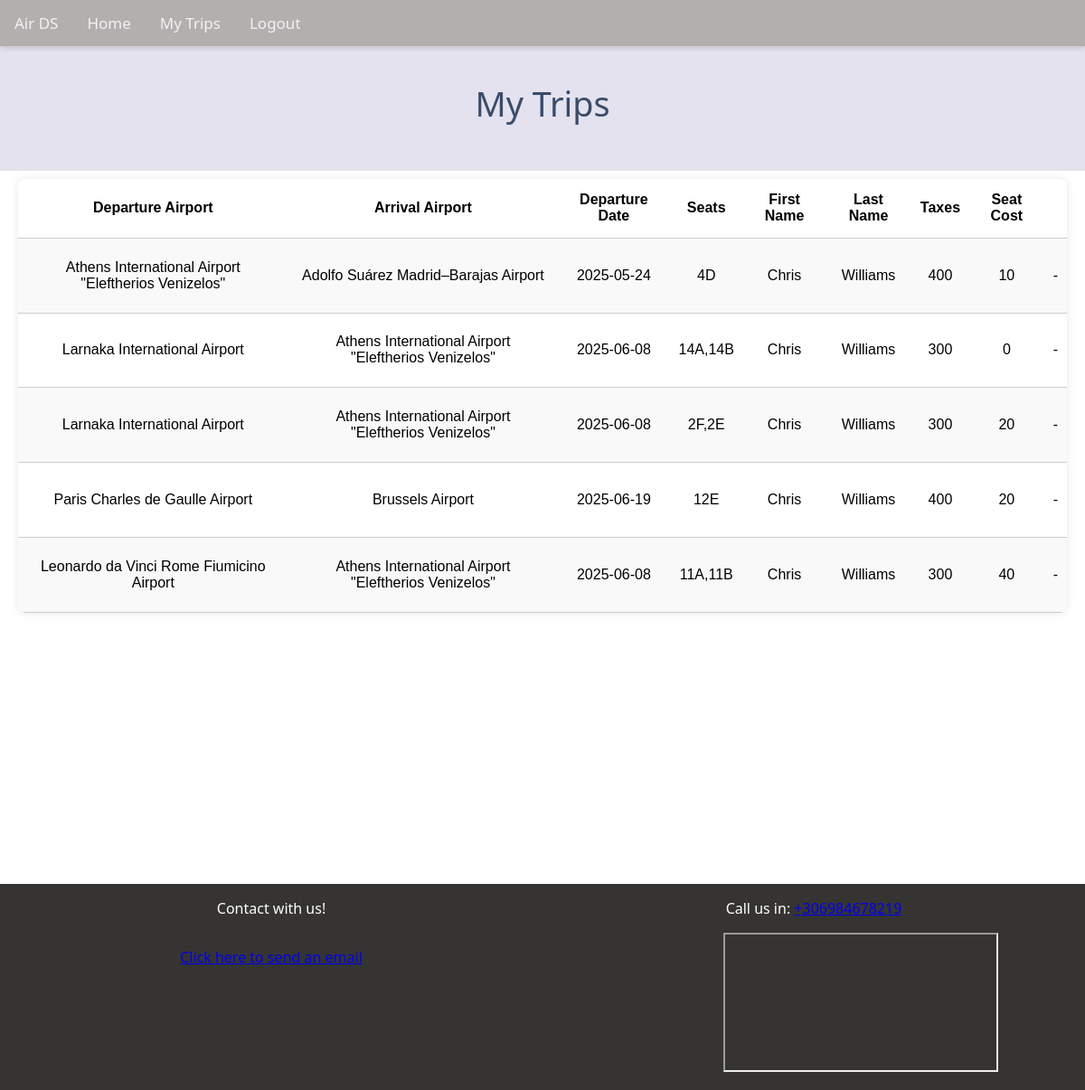
The page /MyTrips.php (signed in) on the database its author committed.
### tables this page shows
CREATE TABLE `reservations` (
  `departure_airport` varchar(70) NOT NULL,
  `arrival_airport` varchar(70) NOT NULL,
  `departure_date` date NOT NULL,
  `seats` varchar(20) NOT NULL,
  `first_name` varchar(20) NOT NULL,
  `last_name` varchar(20) NOT NULL,
  `taxes` int(5) NOT NULL,
  `seat_cost` float NOT NULL,
  `res_id` int(11) NOT NULL
);

### MyTrips.php (the view, shortened to what this page needs)
<!DOCTYPE html>
<html>
    <?php
      $servername = "mysql:host=localhost;dbname=air_ds";
      $username = "root";
      $password = "";
      $username1 = $_COOKIE['username'];
      try
      {
        $conn = new PDO($servername, $username, $password);
        $conn->setAttribute(PDO::ATTR_ERRMODE, PDO::ERRMODE_EXCEPTION);
        $stmt1 = $conn->prepare("SELECT first_name FROM users WHERE username = :fname");
        $stmt1->execute(['fname' => $username1]);
        $fName = $stmt1->fetchAll(PDO::FETCH_ASSOC);
        $stmt2 = $conn->prepare("SELECT last_name FROM users WHERE username = :fname");
        $stmt2->execute(['fname' => $username1]);
        $lName = $stmt2->fetchAll(PDO::FETCH_ASSOC);
        $stmt = $conn->prepare("SELECT * FROM reservations WHERE first_name = :fname AND last_name = :lname");
        $stmt->execute(['fname' => $fName[0]['first_name'], 'lname' => $lName[0]['last_name']]);
        $result = $stmt->fetchAll(PDO::FETCH_ASSOC);
      }
      catch(PDOException $e)
      {
          echo "Failed " .$e->getMessage();
      }
    ?>
    <head>
        <link rel="stylesheet" href="Air.css?v=4">
    </head>
    <body class = "trips">
      <div class = "barmenu">
        <a href = "">Air DS</a>
        <div id = "myLinks">
          <a href = "Home.php">Home</a>
          <a href = "MyTrips.php">My Trips</a>
          <?php
            $username = isset($_COOKIE["username"]) ? $_COOKIE["username"] : null;
          ?>
          <div id="user_status">
            <?php if ($username): ?>
              <a href = "Logout.php">Logout</a>
            <?php else: ?>
              <a href = "LoginForm.php">Login</a>
            <?php endif; ?>
          </div>
        </div>
      </div>
      <?php if (count($result)=="0"):?>
        <p class = "trips">You have no trips yet!</p>
      <?php else: ?>
        <p class = "title">My Trips</p>
        <div class = "page-wrapper">
          <main class="content-area" style="overflow-x: auto;">
            <table class = "table">
                <tr>
                  <th>Departure Airport</th>
                  <th>Arrival Airport</th>
                  <th>Departure Date</th>
                  <th>Seats</th>
                  <th>First Name</th>
                  <th>Last Name</th>
                  <th>Taxes</th>
                  <th>Seat Cost</th>
                  <th></th>
                </tr>
                <?php foreach ($result as $row): ?>
                  <tr>
                    <td><?php echo htmlspecialchars($row['departure_airport']); ?></td>
                    <td><?php echo htmlspecialchars($row['arrival_airport']); ?></td>
                    <td><?php echo htmlspecialchars($row['departure_date']); ?></td>
                    <td><?php echo htmlspecialchars($row['seats']); ?></td>
                    <td><?php echo htmlspecialchars($row['first_name']); ?></td>
                    <td><?php echo htmlspecialchars($row['last_name']); ?></td>
                    <td><?php echo htmlspecialchars($row['taxes']); ?></td>
                    <td><?php echo htmlspecialchars($row['seat_cost']); ?></td>
                    <?php
                      $today = new DateTime();
                      $flightDate = new DateTime($row['departure_date']);
                      $interval = $today->diff($flightDate);
                      if ($interval->days >= 30 && $flightDate > $today):?>
                        <td><button style = "font-size: 12px; padding: 5px 10px;" onclick = "Cancel_Res(<?php echo $row['res_id']; ?>)" data-id="<?php echo $row['res_id']; ?>">Cancel</button></td>
                      <?php else: ?>
                        <td><p>-</p></td>
                      <?php endif; ?>
                  </tr>
                <?php endforeach; ?>
            </table>
          </main>
        </div>
      <?php endif; ?>
    </body>
    <?php if(count($result)=="0"): ?>
    <footer class = "FT">
        <p>Contact with us!</p>
        <p>Call us in: <a href="tel:+306984678219">+306984678219</a></p>
        <p><a href="mailto:ntinal039@gmail.com">Click here to send an email</a></p>
        <iframe src="https://www.google.com/maps/embed?pb=!1m18!1m12!1m3!1d108201.22406226683!2d23.83271057488469!3d37.91833300345378!2m3!1f0!2f0!3f0!3m2!1i1024!2i768!4f13.1!3m3!1m2!1s0x14a1901ad9e75c61%3A0x38b215df0aeeb3aa!2zzpTOuc61zrjOvc6uz4IgzpHOtc-Bzr_Ou865zrzOrc69zrHPgiDOkc64zrfOvc-Ozr0gzpXOu861z4XOuM6tz4HOuc6_z4IgzpLOtc69zrnOts6tzrvOv8-C!5e0!3m2!1sel!2sgr!4v1744274823333!5m2!1sel!2sgr"></iframe>
    </footer>
    <?php else: ?>
        <footer>
            <p>Contact with us!</p>
            <p>Call us in: <a href="tel:+306984678219">+306984678219</a></p>
            <p><a href="mailto:ntinal039@gmail.com">Click here to send an email</a></p>
            <iframe src="https://www.google.com/maps/embed?pb=!1m18!1m12!1m3!1d108201.22406226683!2d23.83271057488469!3d37.91833300345378!2m3!1f0!2f0!3f0!3m2!1i1024!2i768!4f13.1!3m3!1m2!1s0x14a1901ad9e75c61%3A0x38b215df0aeeb3aa!2zzpTOuc61zrjOvc6uz4IgzpHOtc-Bzr_Ou865zrzOrc69zrHPgiDOkc64zrfOvc-Ozr0gzpXOu861z4XOuM6tz4HOuc6_z4IgzpLOtc69zrnOts6tzrvOv8-C!5e0!3m2!1sel!2sgr!4v1744274823333!5m2!1sel!2sgr"></iframe>
        </footer>
    <?php endif; ?>
</html>

### Air.css (style rules this page uses)
body { font-family:'Segoe UI', Tahoma, Geneva, Verdana, sans-serif; padding: 0px; margin: 0px; width: 100%; background: linear-gradient(rgba(255, 255, 255, 0.5), rgba(255, 255, 255, 0.5)),url("https://www.aftodioikisi.gr/wp-content/uploads/2019/03/Aeroplano-geniko-lefko-b.jpg"); background-size: cover; background-repeat: no-repeat; background-position: center; background-attachment: fixed; }
@media (min-width: 600px) { .barmenu { overflow: hidden; background-color: #b3afaf; padding: 0px; margin: 0px; box-shadow: 0 2px 6px rgba(0, 0, 0, 0.15); } }
@media (min-width: 600px) { .barmenu a { float: left; color: #f2f2f2; text-align: center; padding: 14px 16px; text-decoration: none; font-size: 17px; transition: background-color 0.3s ease, color 0.3s ease, transform 0.2s ease; border-radius: 4px; } }
@media (min-width: 600px) { footer { display: grid; grid-template-columns: 1fr 1fr; text-align: center; } }
@media (min-width: 600px) { iframe { margin-left: 200px; margin-right: 20px; } }
footer { background-color: rgb(53, 52, 50); padding: 0px; color: white; bottom: 0; padding-bottom : 20px; width: 100%; }
table { width: 100%; border-collapse: collapse; text-align: center; font-family: Arial, sans-serif; box-shadow: 0 2px 8px rgba(0, 0, 0, 0.1); overflow: hidden; border-radius: 8px; background-color: #e3e2ee; }
table th, table td { padding: 12px 15px; border-bottom: 1px solid #e0e0e0; }
table tr:nth-child(even) { background-color: #f9f9f9; }
p.title { text-align: center; font-size: 1cm; background-color: #e3e2ee; color:rgb(58, 76, 105); padding: 0; position: relative; }
body.trips { width: 100%; }
p.title::before { content: ''; position: absolute; top: -40px; left: 0; right: 0; height: 60px; background-color: #e3e2ee; z-index: -1; }
p.title::after { content: ''; position: absolute; top: 40px; left: 0; right: 0; height: 60px; background-color: #e3e2ee; z-index: -1; }
html, body { height: 100%; margin: 0; }
.page-wrapper { display: flex; flex-direction: column; min-height: 100vh; }
.content-area { flex: 1; padding: 20px; }
table { width: 100%; border-collapse: collapse; min-height: 60vh; background-color: white; box-shadow: 0 0 10px rgba(0,0,0,0.1); }
table th, table td { padding: 10px; text-align: center; border-bottom: 1px solid #ccc; }

### rows shown on the page
reservations: departure_airport "Athens International Airport \"Eleftherios Venizelos\"", arrival_airport "Adolfo Suárez Madrid–Barajas Airport", departure_date "2025-05-24", seats "4D", first_name "Chris", last_name "Williams", taxes "400", seat_cost "10"
reservations: departure_airport "Larnaka International Airport", arrival_airport "Athens International Airport \"Eleftherios Venizelos\"", departure_date "2025-06-08", seats "14A,14B", first_name "Chris", last_name "Williams", taxes "300", seat_cost "0"
reservations: departure_airport "Larnaka International Airport", arrival_airport "Athens International Airport \"Eleftherios Venizelos\"", departure_date "2025-06-08", seats "2F,2E", first_name "Chris", last_name "Williams", taxes "300", seat_cost "20"
reservations: departure_airport "Paris Charles de Gaulle Airport", arrival_airport "Brussels Airport", departure_date "2025-06-19", seats "12E", first_name "Chris", last_name "Williams", taxes "400", seat_cost "20"
reservations: departure_airport "Leonardo da Vinci Rome Fiumicino Airport", arrival_airport "Athens International Airport \"Eleftherios Venizelos\"", departure_date "2025-06-08", seats "11A,11B", first_name "Chris", last_name "Williams", taxes "300", seat_cost "40"
